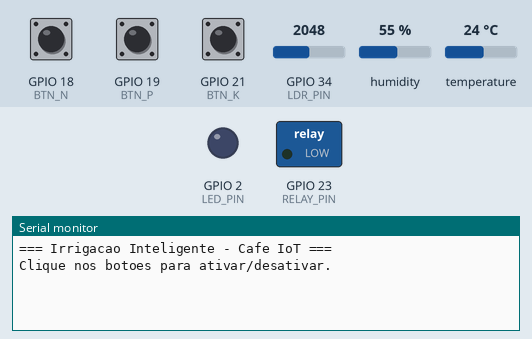
This sketch was run on a simulated ESP32. Shown: switched loads named in the sketch (green lamp = pin HIGH), output pins drawn as LEDs (lit = HIGH), the last lines printed to the serial monitor. The test bench sets the inputs (shaded band); at power-on: humidity 55 %, GPIO 18 (BTN_N) HIGH, GPIO 19 (BTN_P) HIGH, GPIO 21 (BTN_K) HIGH, GPIO 34 (LDR_PIN) = 2048, temperature 24 °C.

Above: at 1.2 s.
1.3 s: humidity set to 22 %
At 3.2 s:
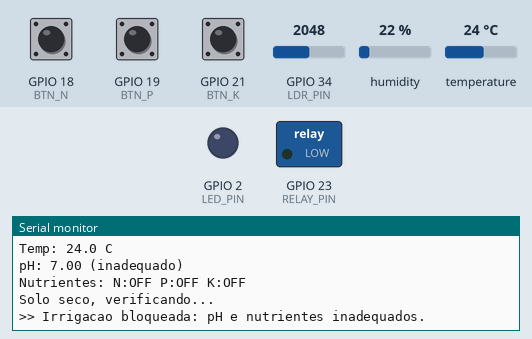
3.5 s: GPIO 18 (BTN_N) pulled LOW for 0.15 s
At 3.83 s:
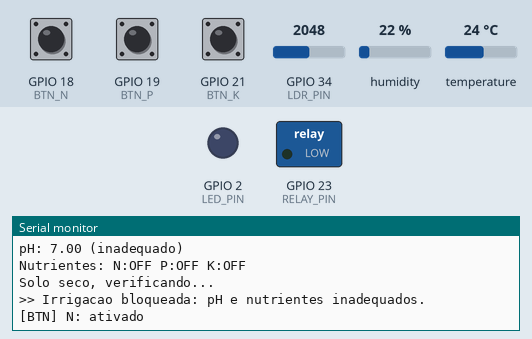
5.5 s: GPIO 19 (BTN_P) pulled LOW for 0.15 s
At 6.4 s:
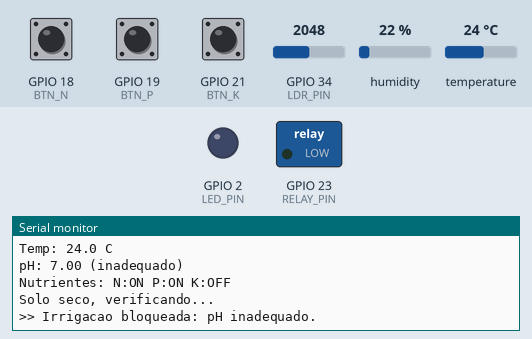
7.5 s: GPIO 21 (BTN_K) pulled LOW for 0.15 s
At 7.83 s:
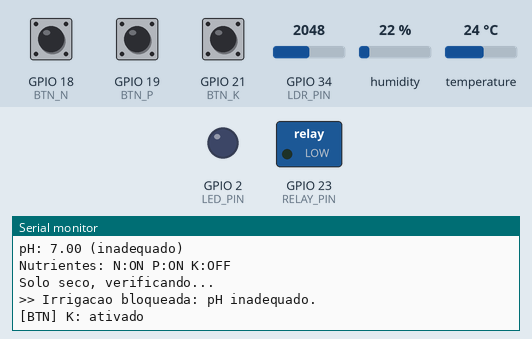
9.5 s: GPIO 18 (BTN_N) pulled LOW for 1 s
At 9.83 s:
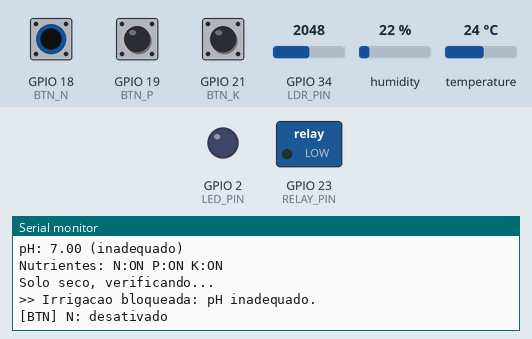
12.0 s: GPIO 19 (BTN_P) pulled LOW for 1 s
At 12.4 s:
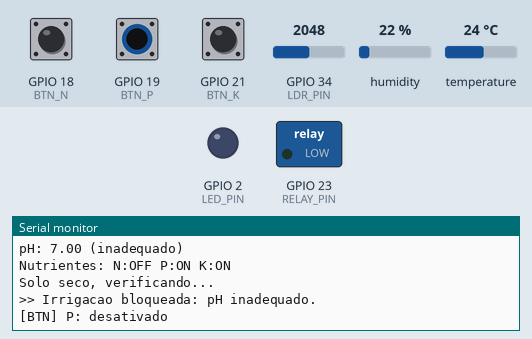

Measured:
- after the input at 1.3 s, the serial monitor: prints a new line after 0.71 s (image 1)
- after the input at 3.5 s, the serial monitor: prints a new line after 0.05 s (image 2)
- after the input at 5.5 s, the serial monitor: prints a new line after 0.05 s (image 3)
- after the input at 7.5 s, the serial monitor: prints a new line after 0.05 s (image 4)
- after the input at 9.5 s, the serial monitor: prints a new line after 0.05 s (image 5)
- after the input at 12.0 s, the serial monitor: prints a new line after 0.05 s (image 6)

The sketch:

sketch.ino
```cpp
#include <DHT.h>

// ── Pinos ─────────────────────────────────────────────────
#define DHTPIN     4
#define DHTTYPE    DHT22
#define LDR_PIN    34
#define BTN_N      18
#define BTN_P      19
#define BTN_K      21
#define RELAY_PIN  23
#define LED_PIN    2

// ── Limiares ──────────────────────────────────────────────
#define UMIDADE_SECA   40.0f
#define PH_MIN          5.5f
#define PH_MAX          6.5f
#define NUTRIENTES_MIN  2

// ── Temporização ──────────────────────────────────────────
#define DEBOUNCE_MS   50UL
#define LEITURA_MS  2000UL

DHT dht(DHTPIN, DHTTYPE);

struct Botao {
  uint8_t       pino;
  const char*   nome;
  bool          ativo;
  bool          leituraAnterior;
  bool          confirmado;
  unsigned long tDebounce;
};

Botao npk[3] = {
  { BTN_N, "N", false, true, true, 0 },
  { BTN_P, "P", false, true, true, 0 },
  { BTN_K, "K", false, true, true, 0 }
};

void atualizarBotoes();
float adcParaPH(int adc);
void setIrrigacao(bool ligar);
void cicloIrrigacao();

// ══════════════════════════════════════════════════════════
void setup() {
  Serial.begin(115200);
  dht.begin();

  pinMode(BTN_N,     INPUT_PULLUP);
  pinMode(BTN_P,     INPUT_PULLUP);
  pinMode(BTN_K,     INPUT_PULLUP);
  pinMode(RELAY_PIN, OUTPUT);
  pinMode(LED_PIN,   OUTPUT);

  digitalWrite(RELAY_PIN, LOW);
  digitalWrite(LED_PIN,   LOW);

  Serial.println("\n=== Irrigacao Inteligente - Cafe IoT ===");
  Serial.println("Clique nos botoes para ativar/desativar.");
  Serial.println();
}

// ══════════════════════════════════════════════════════════
void loop() {
  atualizarBotoes();

  static unsigned long tUltimo = 0;
  if (millis() - tUltimo >= LEITURA_MS) {
    tUltimo = millis();
    cicloIrrigacao();
  }
}

// ══════════════════════════════════════════════════════════
void atualizarBotoes() {
  for (int i = 0; i < 3; i++) {
    bool leituraFisica = (digitalRead(npk[i].pino) == LOW);

    if (leituraFisica != npk[i].leituraAnterior) {
      npk[i].tDebounce = millis();
    }

    if ((millis() - npk[i].tDebounce) >= DEBOUNCE_MS) {
      bool novoConfirmado = leituraFisica;

      if (novoConfirmado && !npk[i].confirmado) {
        npk[i].ativo = !npk[i].ativo;
        Serial.print("[BTN] ");
        Serial.print(npk[i].nome);
        Serial.println(npk[i].ativo ? ": ativado" : ": desativado");
      }

      npk[i].confirmado = novoConfirmado;
    }

    npk[i].leituraAnterior = leituraFisica;
  }
}

// ══════════════════════════════════════════════════════════
float adcParaPH(int adc) {
  return (4095 - adc) / 4095.0f * 14.0f;
}

void setIrrigacao(bool ligar) {
  digitalWrite(RELAY_PIN, ligar ? HIGH : LOW);
  digitalWrite(LED_PIN,   ligar ? HIGH : LOW);
}

// ══════════════════════════════════════════════════════════
void cicloIrrigacao() {
  float umidade     = dht.readHumidity();
  float temperatura = dht.readTemperature();

  if (isnan(umidade) || isnan(temperatura)) {
    Serial.println("[ERRO] Falha no DHT22.");
    return;
  }

  int   adcLDR = analogRead(LDR_PIN);
  float ph     = adcParaPH(adcLDR);

  int totalNPK = 0;
  for (int i = 0; i < 3; i++) {
    if (npk[i].ativo) totalNPK++;
  }

  bool soloSeco    = (umidade  <  UMIDADE_SECA);
  bool phAdequado  = (ph >= PH_MIN && ph <= PH_MAX);
  bool npkAdequado = (totalNPK >= NUTRIENTES_MIN);

  // Leituras
  Serial.println("---");
  Serial.print("Umidade: ");     Serial.print(umidade, 1);
  Serial.println(soloSeco ? "% (seco)" : "% (umido)");
  Serial.print("Temp: ");        Serial.print(temperatura, 1); Serial.println(" C");
  Serial.print("pH: ");          Serial.print(ph, 2);
  Serial.println(phAdequado ? " (adequado)" : " (inadequado)");
  Serial.print("Nutrientes: N:");Serial.print(npk[0].ativo ? "ON" : "OFF");
  Serial.print(" P:");           Serial.print(npk[1].ativo ? "ON" : "OFF");
  Serial.print(" K:");           Serial.println(npk[2].ativo ? "ON" : "OFF");

  // Decisão
  if (!soloSeco) {
    Serial.println("Solo umido. Irrigacao desligada.");
    setIrrigacao(false);
    return;
  }

  Serial.println("Solo seco, verificando...");

  if (phAdequado && npkAdequado) {
    Serial.println(">> Irrigacao ATIVADA.");
    setIrrigacao(true);
  } else {
    Serial.print(">> Irrigacao bloqueada: ");
    if (!phAdequado && !npkAdequado) Serial.println("pH e nutrientes inadequados.");
    else if (!phAdequado)            Serial.println("pH inadequado.");
    else                             Serial.println("nutrientes insuficientes.");
    setIrrigacao(false);
  }
}
```
